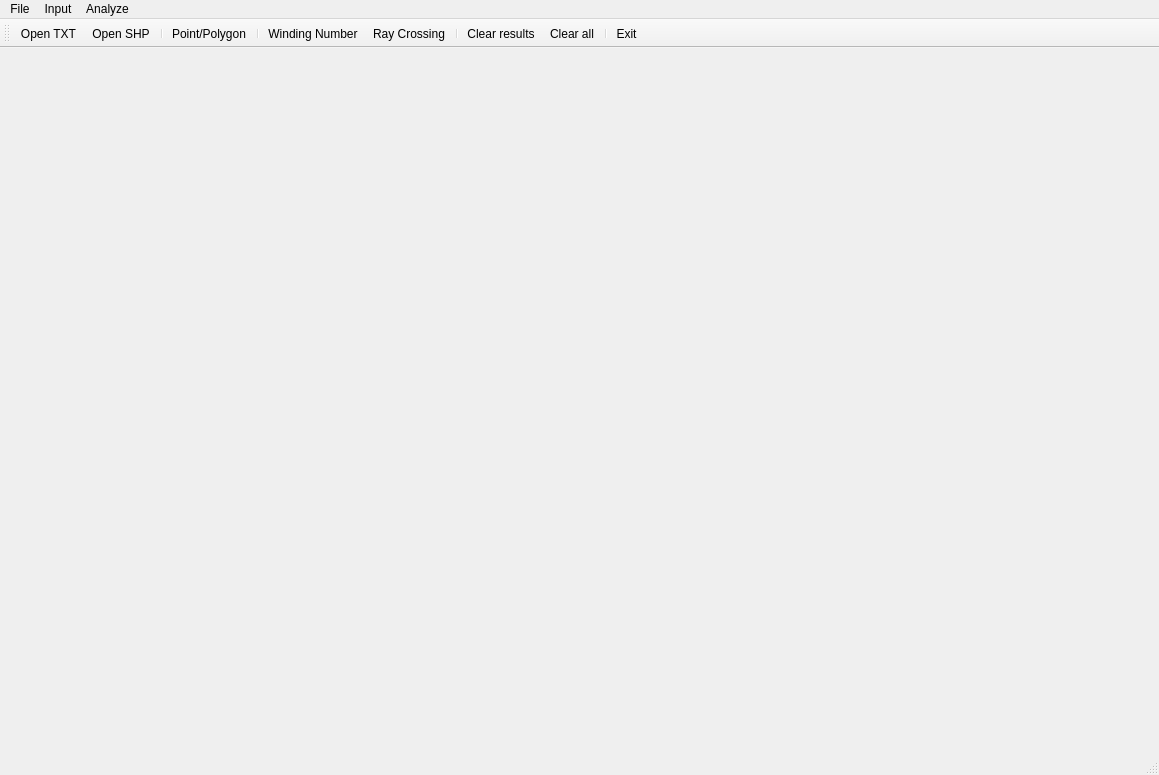
<?xml version="1.0" encoding="UTF-8"?>
<ui version="4.0">
 <class>MainForm</class>
 <widget class="QMainWindow" name="MainForm">
  <property name="geometry">
   <rect>
    <x>0</x>
    <y>0</y>
    <width>1159</width>
    <height>775</height>
   </rect>
  </property>
  <property name="windowTitle">
   <string>Analyze point and polygon position</string>
  </property>
  <widget class="QWidget" name="centralwidget">
   <layout class="QHBoxLayout" name="horizontalLayout">
    <item>
     <widget class="Draw" name="Canvas" native="true">
      <property name="sizePolicy">
       <sizepolicy hsizetype="Expanding" vsizetype="Expanding">
        <horstretch>0</horstretch>
        <verstretch>0</verstretch>
       </sizepolicy>
      </property>
     </widget>
    </item>
   </layout>
  </widget>
  <widget class="QMenuBar" name="menubar">
   <property name="geometry">
    <rect>
     <x>0</x>
     <y>0</y>
     <width>1159</width>
     <height>21</height>
    </rect>
   </property>
   <widget class="QMenu" name="menuFile">
    <property name="title">
     <string>File</string>
    </property>
    <addaction name="actionOpen"/>
    <addaction name="actionOpen_SHP"/>
    <addaction name="separator"/>
    <addaction name="actionExit"/>
   </widget>
   <widget class="QMenu" name="menuInput">
    <property name="title">
     <string>Input</string>
    </property>
    <addaction name="actionPoint_Polygon"/>
    <addaction name="separator"/>
    <addaction name="actionClear_data"/>
    <addaction name="actionClear_all"/>
   </widget>
   <widget class="QMenu" name="menuAnalyze">
    <property name="title">
     <string>Analyze</string>
    </property>
    <addaction name="actionWinding_Number"/>
    <addaction name="actionRay_Crossing"/>
   </widget>
   <addaction name="menuFile"/>
   <addaction name="menuInput"/>
   <addaction name="menuAnalyze"/>
  </widget>
  <widget class="QStatusBar" name="statusbar"/>
  <widget class="QToolBar" name="toolBar">
   <property name="windowTitle">
    <string>toolBar</string>
   </property>
   <attribute name="toolBarArea">
    <enum>TopToolBarArea</enum>
   </attribute>
   <attribute name="toolBarBreak">
    <bool>false</bool>
   </attribute>
   <addaction name="actionOpen"/>
   <addaction name="actionOpen_SHP"/>
   <addaction name="separator"/>
   <addaction name="actionPoint_Polygon"/>
   <addaction name="separator"/>
   <addaction name="actionWinding_Number"/>
   <addaction name="actionRay_Crossing"/>
   <addaction name="separator"/>
   <addaction name="actionClear_data"/>
   <addaction name="actionClear_all"/>
   <addaction name="separator"/>
   <addaction name="actionExit"/>
  </widget>
  <action name="actionOpen">
   <property name="icon">
    <iconset resource="images.qrc">
     <normaloff>:/icons/images/icons/open_file.png</normaloff>:/icons/images/icons/open_file.png</iconset>
   </property>
   <property name="text">
    <string> Open TXT</string>
   </property>
   <property name="toolTip">
    <string>Open a file</string>
   </property>
  </action>
  <action name="actionExit">
   <property name="icon">
    <iconset resource="images.qrc">
     <normaloff>:/icons/images/icons/exit.png</normaloff>:/icons/images/icons/exit.png</iconset>
   </property>
   <property name="text">
    <string>Exit</string>
   </property>
   <property name="toolTip">
    <string>Close application</string>
   </property>
  </action>
  <action name="actionPoint_Polygon">
   <property name="checkable">
    <bool>true</bool>
   </property>
   <property name="icon">
    <iconset resource="images.qrc">
     <normaloff>:/icons/images/icons/pointpol.png</normaloff>:/icons/images/icons/pointpol.png</iconset>
   </property>
   <property name="text">
    <string>Point/Polygon</string>
   </property>
   <property name="toolTip">
    <string>Input point or polygon</string>
   </property>
  </action>
  <action name="actionClear_data">
   <property name="icon">
    <iconset resource="images.qrc">
     <normaloff>:/icons/images/icons/clear.png</normaloff>:/icons/images/icons/clear.png</iconset>
   </property>
   <property name="text">
    <string>Clear results</string>
   </property>
  </action>
  <action name="actionWinding_Number">
   <property name="icon">
    <iconset>
     <normaloff>images/icons/winding.png</normaloff>images/icons/winding.png</iconset>
   </property>
   <property name="text">
    <string>Winding Number</string>
   </property>
   <property name="toolTip">
    <string>Analyze point and polygon position using Winding Number</string>
   </property>
  </action>
  <action name="actionRay_Crossing">
   <property name="icon">
    <iconset resource="images.qrc">
     <normaloff>:/icons/images/icons/ray.png</normaloff>:/icons/images/icons/ray.png</iconset>
   </property>
   <property name="text">
    <string>Ray Crossing</string>
   </property>
   <property name="toolTip">
    <string>Analyze point and polygon position using Ray Crossing</string>
   </property>
  </action>
  <action name="actionClear_all">
   <property name="icon">
    <iconset>
     <normaloff>images/icons/clear_all.png</normaloff>images/icons/clear_all.png</iconset>
   </property>
   <property name="text">
    <string>Clear all</string>
   </property>
   <property name="toolTip">
    <string>Clear all data and results</string>
   </property>
  </action>
  <action name="actionOpen_SHP">
   <property name="icon">
    <iconset theme="QIcon::ThemeIcon::DocumentOpen"/>
   </property>
   <property name="text">
    <string>Open SHP</string>
   </property>
  </action>
 </widget>
 <customwidgets>
  <customwidget>
   <class>Draw</class>
   <extends>QWidget</extends>
   <header location="global">draw.h</header>
   <container>1</container>
  </customwidget>
 </customwidgets>
 <resources>
  <include location="images.qrc"/>
 </resources>
 <connections/>
</ui>
